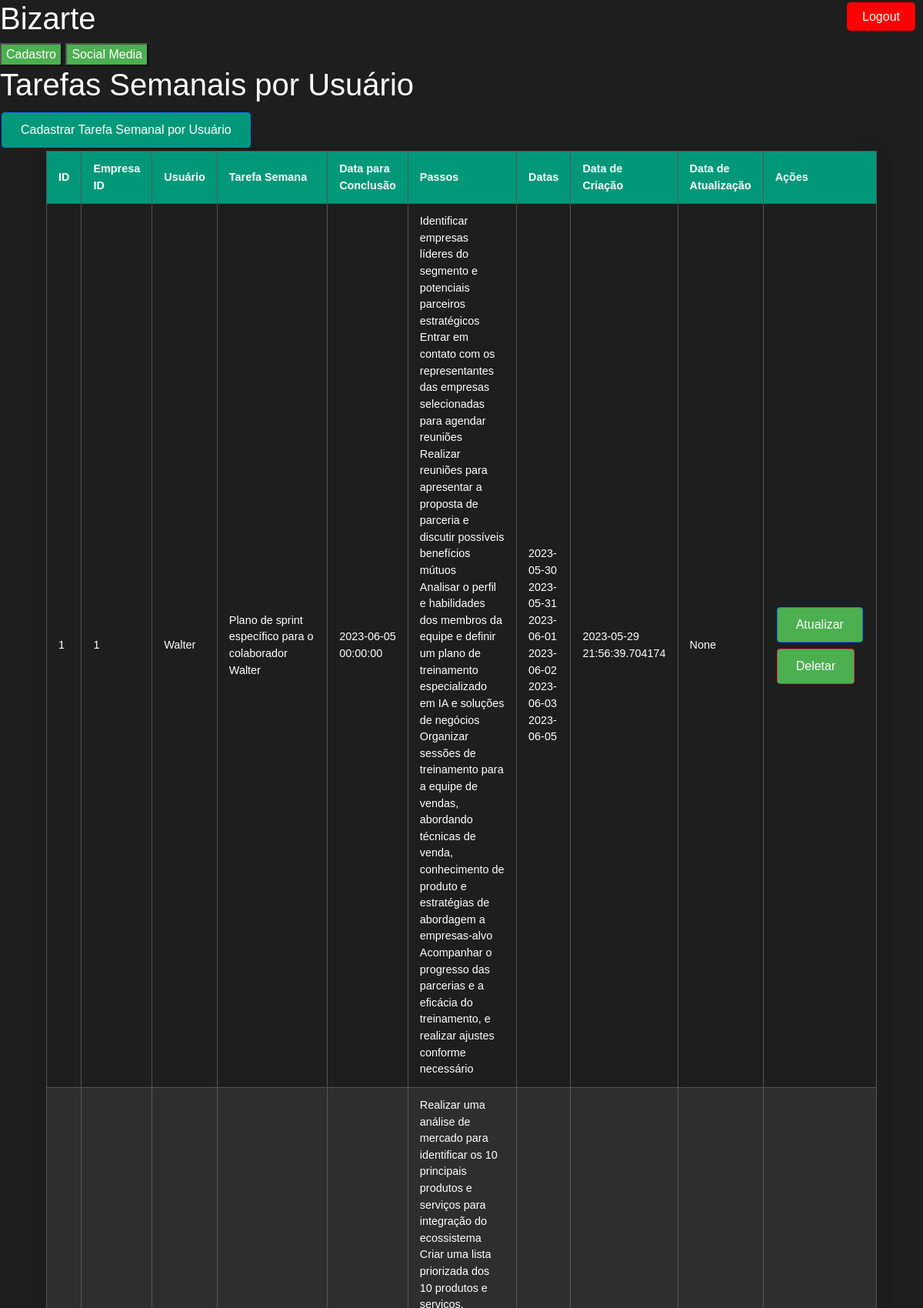
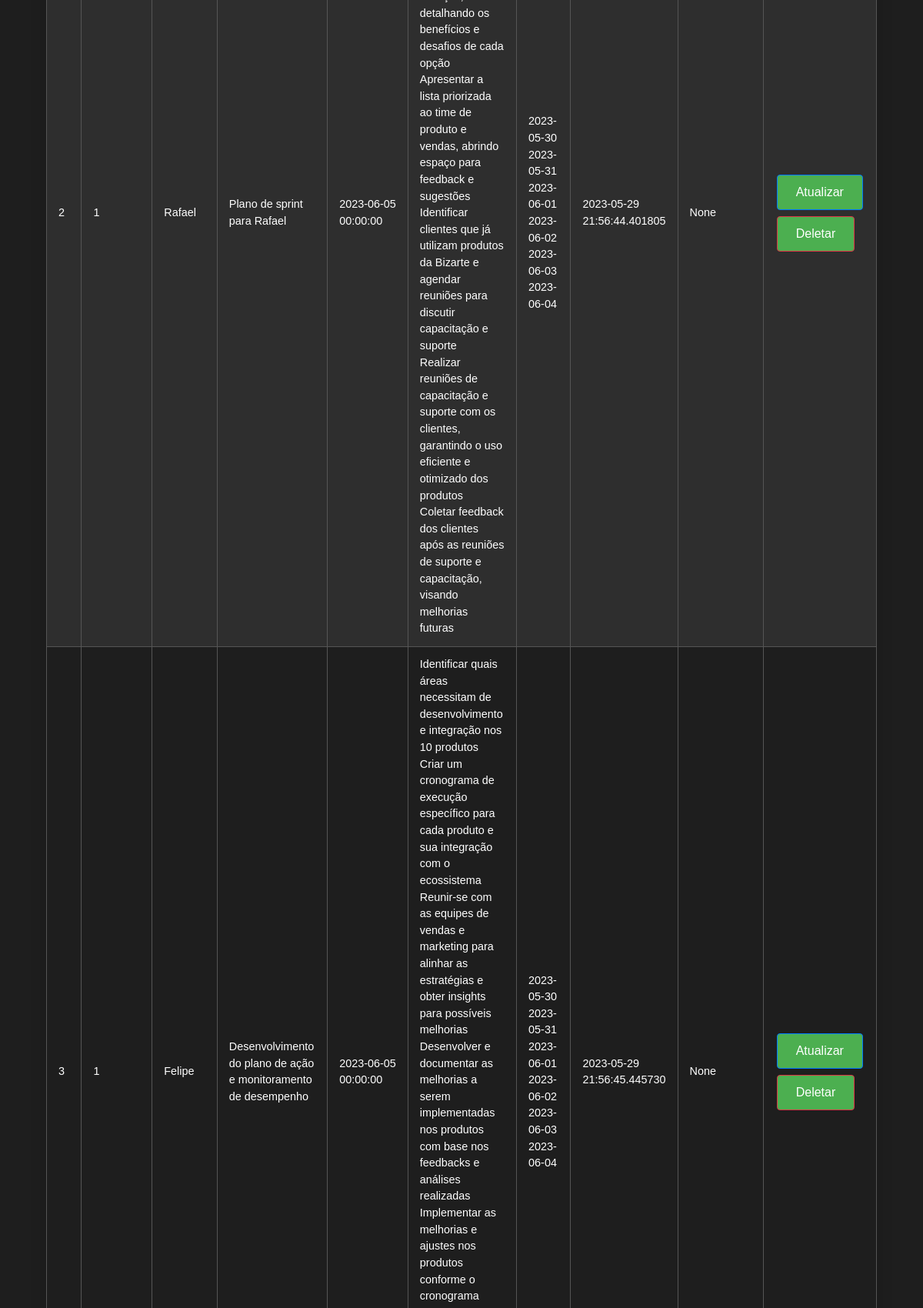
/listar_tarefas_semanais_usuario (signed in, upper part), run on the app's committed database (2 pictures, top to bottom).
### models.py (models this page shows, shortened)
class Usuario(db.Model, UserMixin):
    id = db.Column(db.Integer, primary_key=True)
    nome = db.Column(db.String(80), nullable=False)
    sobrenome = db.Column(db.String(80), nullable=False)
    email = db.Column(db.String(120), nullable=False)
    celular = db.Column(db.String(20), nullable=False)
    id_empresa = db.Column(db.Integer, db.ForeignKey('empresa.id'), nullable=False)
    empresa = db.relationship('Empresa', backref='usuarios')
    data_entrada = db.Column(db.DateTime, default=datetime.utcnow)
    cargo = db.Column(db.String(80), nullable=False)
    status = db.Column(db.String(20), nullable=False)
    sprint = db.Column(db.String(200))  # Novo campo
    dayling_1 = db.Column(db.String(200))  # Novo campo
    dayling_2 = db.Column(db.String(200))  # Novo campo
    dayling_3 = db.Column(db.String(200))  # Novo campo
    dayling_4 = db.Column(db.String(200))  # Novo campo
    dayling_5 = db.Column(db.String(200))  # Novo campo
    password_hash = db.Column(db.String(128))
    is_admin = db.Column(db.Boolean, default=False)  # Novo campo
    @property
    def password(self):
        raise AttributeError('password: campo de leitura apenas')

class TarefaSemanal(db.Model):
    id = db.Column(db.Integer, primary_key=True)
    empresa_id = db.Column(db.Integer, db.ForeignKey('empresa.id'), nullable=False)
    empresa = db.relationship('Empresa', backref='tarefas_semanais')
    usuario_id = db.Column(db.Integer, db.ForeignKey('usuario.id'), nullable=False)
    usuario = db.relationship('Usuario', backref='tarefas_semanais')
    tarefa_semana = db.Column(db.String(500), nullable=False)
    to_do = db.Column(db.String(500), nullable=True)  # JSON string contendo os passos e datas
    observacoes = db.Column(db.String(500), nullable=True)  # JSON string contendo as observações para cada passo
    data_para_conclusao = db.Column(db.DateTime, nullable=False)
    data_criacao = db.Column(db.DateTime, default=datetime.utcnow)
    data_atualizacao = db.Column(db.DateTime, onupdate=datetime.utcnow)
    @property
    def to_do_decoded(self):
        return json.loads(self.to_do)

### app.py (the view)
@app.route('/listar_tarefas_semanais_usuario', methods=['GET'])
@login_required
def listar_tarefas_semanais_usuario():
    tarefas_semanais = TarefaSemanal.query.all()
    tarefas_decodificadas = []
    for tarefa in tarefas_semanais:
        tarefa_dict = tarefa.__dict__
        tarefa_dict['to_do_decoded'] = tarefa.to_do_decoded
        tarefa_dict['usuario'] = tarefa.usuario.nome  # Adicione essa linha
        tarefas_decodificadas.append(tarefa_dict)
    return render_template('listar_tarefas_semanais_usuario.html', tarefas_semanais=tarefas_decodificadas)

### app.py (called while the page is built)
@login_manager.user_loader
def user_loader(user_id):
    return Usuario.query.get(int(user_id))

### templates/listar_tarefas_semanais_usuario.html
{% extends "base.html" %}
{% block content %}
    <h1>Tarefas Semanais por Usuário</h1>
    <a href="{{ url_for('cadastrar_tarefa_semanal') }}" class="btn btn-primary">Cadastrar Tarefa Semanal por Usuário</a>
    <table class="styled-table">
        <thead>
            <tr>
                <th>ID</th>
                <th>Empresa ID</th>
                <th>Usuário</th>
                <th>Tarefa Semana</th>
                <th>Data para Conclusão</th>
                <th>Passos</th>
                <th>Datas</th>
                <th>Data de Criação</th>
                <th>Data de Atualização</th>
                <th>Ações</th>
            </tr>
        </thead>
        <tbody>
            {% for tarefa in tarefas_semanais %}
            <tr>
                <td>{{ tarefa['id'] }}</td>
                <td>{{ tarefa['empresa_id'] }}</td>
                <td>{{ tarefa['usuario'] }}</td>
                <td>{{ tarefa['tarefa_semana'] }}</td>
                <td>{{ tarefa['data_para_conclusao'] }}</td>
                <td>
                    {% for passo in tarefa['to_do_decoded']['passos'] %}
                        {{ passo }}<br>
                    {% endfor %}
                </td>
                <td>
                    {% for data in tarefa['to_do_decoded']['datas'] %}
                        {{ data }}<br>
                    {% endfor %}
                </td>
                <td>{{ tarefa['data_criacao'] }}</td>
                <td>{{ tarefa['data_atualizacao'] }}</td>
                <td>
                    <form action="{{ url_for('atualizar_tarefa_semanal', id=tarefa['id']) }}" method="GET">
                        <input type="submit" value="Atualizar" class="btn btn-primary">
                    </form>
                    <form action="{{ url_for('deletar_tarefa_semanal',id=tarefa['id']) }}" method="POST">
                        <input type="submit" value="Deletar" class="btn btn-danger">
                    </form>
                </td>
            </tr>
            {% endfor %}
        </tbody>
    </table>
{% endblock %}

### static/style.css (style rules this page uses)
body { background-color: #1e1e1e; color: #ffffff; font-family: Arial, sans-serif; }
h1, h2, h3, h4, h5, h6 { color: #ffffff; }
a { color: #1e90ff; }
input, textarea, select { background-color: #333; color: #ffffff; border: 1px solid #555555; }
input[type=submit], button { background-color: #4CAF50; color: white; cursor: pointer; }
.styled-table { border-collapse: collapse; margin: 25px 0; font-size: 0.9em; font-family: sans-serif; min-width: 400px; box-shadow: 0 0 20px rgba(0, 0, 0, 0.15); width: 90%; margin: 0 auto; color: #ffffff; background-color: #1e1e1e; }
.styled-table thead tr { background-color: #009879; color: #ffffff; text-align: left; }
.styled-table th, .styled-table td { padding: 12px 15px; border: 1px solid #555555; }
.styled-table tbody tr { border-bottom: 1px solid #555555; }
.styled-table tbody tr:nth-of-type(even) { background-color: #2e2e2e; }
.btn { color: #fff; background-color: #009879; padding: 10px 24px; text-align: center; text-decoration: none; display: inline-block; font-size: 16px; margin: 4px 2px; transition-duration: 0.4s; cursor: pointer; }

### data on the page
Usuario: usuario "Walter"
TarefaSemanal: tarefa_semana "Plano de sprint específico para o colaborador Walter"
Usuario: usuario "Rafael"
TarefaSemanal: tarefa_semana "Plano de sprint para Rafael"
Usuario: usuario "Felipe"
TarefaSemanal: tarefa_semana "Desenvolvimento do plano de ação e monitoramento de desempenho"

### other printed values
{{ tarefa['id'] }} "1" "2" "3"
{{ tarefa['empresa_id'] }} "1" "1" "1"
{{ tarefa['data_para_conclusao'] }} "2023-06-05 00:00:00" "2023-06-05 00:00:00" "2023-06-05 00:00:00"
{{ passo }} "Identificar empresas líderes do segmento e potenciais parceiros estratégicos" "Entrar em contato com os representantes das empresas selecionadas para agendar reuniões" "Realizar reuniões para apresentar a proposta de parceria e discutir possíveis benefícios mútuos" "Analisar o perfil e habilidades dos membros da equipe e definir um plano de treinamento especializado em IA e soluções de negócios" "Organizar sessões de treinamento para a equipe de vendas, abordando técnicas de venda, conhecimento de produto e estratégias de abordagem a empresas-alvo" "Acompanhar o progresso das parcerias e a eficácia do treinamento, e realizar ajustes conforme necessário" "Realizar uma análise de mercado para identificar os 10 principais produtos e serviços para integração do ecossistema" "Criar uma lista priorizada dos 10 produtos e serviços, detalhando os benefícios e desafios de cada opção" "Apresentar a lista priorizada ao time de produto e vendas, abrindo espaço para feedback e sugestões" "Identificar clientes que já utilizam produtos da Bizarte e agendar reuniões para discutir capacitação e suporte" "Realizar reuniões de capacitação e suporte com os clientes, garantindo o uso eficiente e otimizado dos produtos" "Coletar feedback dos clientes após as reuniões de suporte e capacitação, visando melhorias futuras" "Identificar quais áreas necessitam de desenvolvimento e integração nos 10 produtos" "Criar um cronograma de execução específico para cada produto e sua integração com o ecossistema" "Reunir-se com as equipes de vendas e marketing para alinhar as estratégias e obter insights para possíveis melhorias" "Desenvolver e documentar as melhorias a serem implementadas nos produtos com base nos feedbacks e análises realizadas"
{{ data }} "2023-05-30" "2023-05-31" "2023-06-01" "2023-06-02" "2023-06-03" "2023-06-05" "2023-05-30" "2023-05-31" "2023-06-01" "2023-06-02" "2023-06-03" "2023-06-04" "2023-05-30" "2023-05-31" "2023-06-01" "2023-06-02" "2023-06-03" "2023-06-04"
{{ tarefa['data_criacao'] }} "2023-05-29 21:56:39.704174" "2023-05-29 21:56:44.401805" "2023-05-29 21:56:45.445730"
{{ tarefa['data_atualizacao'] }} "None" "None" "None"
